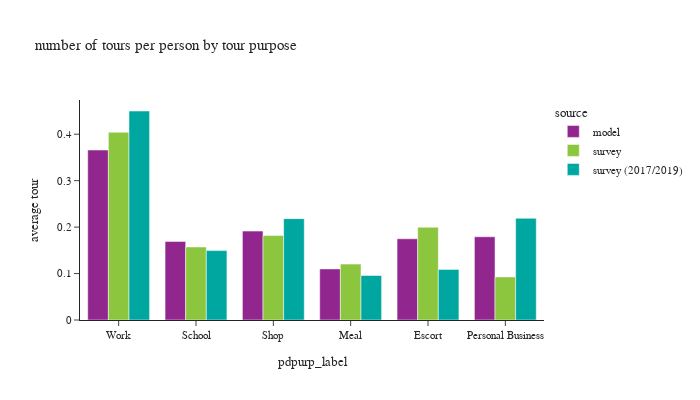

Notebook code for this chart:
### Code cell
def plot_segment(df, tour_group_var,person_group_var,title_name):

    # df_plot
    fig = px.bar(df, x=tour_group_var[1], y="average tour", color="source",
                 barmode="group",title=title_name)
    fig.update_layout(height=400, width=700, font=dict(size=11),
                      yaxis=dict(tickformat=".2"))
    fig.show()

df_plot = df_tour.groupby(['source','pdpurp_label'])['toexpfac'].sum().reset_index(). \
    merge(df_person.groupby(['source'])['psexpfac'].sum().reset_index(), how='left', on=['source'])
df_plot['average tour'] = df_plot['toexpfac']/df_plot['psexpfac']
# df_plot
plot_segment(df_plot, tour_group_var=['source','pdpurp_label'],person_group_var=['source'],
             title_name="number of tours per person by tour purpose")

### Figure 1 — Plotly figure (JSON) as saved in the notebook; plotly's stock layout.template omitted (floating-point values rounded to 4 significant figures)
{"data": [{"alignmentgroup": "True", "hovertemplate": "source=model<br>pdpurp_label=%{x}<br>average tour=%{y}<extra></extra>", "legendgroup": "model", "marker": {"color": "#91268F", "pattern": {"shape": ""}}, "name": "model", "offsetgroup": "model", "orientation": "v", "showlegend": true, "textposition": "auto", "type": "bar", "x": ["Work", "School", "Shop", "Meal", "Escort", "Personal Business"], "xaxis": "x", "y": [0.366, 0.1692, 0.1914, 0.11, 0.1749, 0.1792], "yaxis": "y"}, {"alignmentgroup": "True", "hovertemplate": "source=survey<br>pdpurp_label=%{x}<br>average tour=%{y}<extra></extra>", "legendgroup": "survey", "marker": {"color": "#8CC63E", "pattern": {"shape": ""}}, "name": "survey", "offsetgroup": "survey", "orientation": "v", "showlegend": true, "textposition": "auto", "type": "bar", "x": ["Work", "School", "Shop", "Meal", "Escort", "Personal Business"], "xaxis": "x", "y": [0.4041, 0.1572, 0.1818, 0.1204, 0.1997, 0.0927], "yaxis": "y"}, {"alignmentgroup": "True", "hovertemplate": "source=survey (2017/2019)<br>pdpurp_label=%{x}<br>average tour=%{y}<extra></extra>", "legendgroup": "survey (2017/2019)", "marker": {"color": "#00A7A0", "pattern": {"shape": ""}}, "name": "survey (2017/2019)", "offsetgroup": "survey (2017/2019)", "orientation": "v", "showlegend": true, "textposition": "auto", "type": "bar", "x": ["Work", "School", "Shop", "Meal", "Escort", "Personal Business"], "xaxis": "x", "y": [0.4499, 0.1494, 0.2182, 0.09586, 0.109, 0.219], "yaxis": "y"}], "layout": {"barmode": "group", "font": {"size": 11}, "height": 400, "legend": {"title": {"text": "source"}, "tracegroupgap": 0}, "title": {"text": "number of tours per person by tour purpose"}, "width": 700, "xaxis": {"anchor": "y", "domain": [0.0, 1.0], "title": {"text": "pdpurp_label"}}, "yaxis": {"anchor": "x", "domain": [0.0, 1.0], "tickformat": ".2", "title": {"text": "average tour"}}}}
